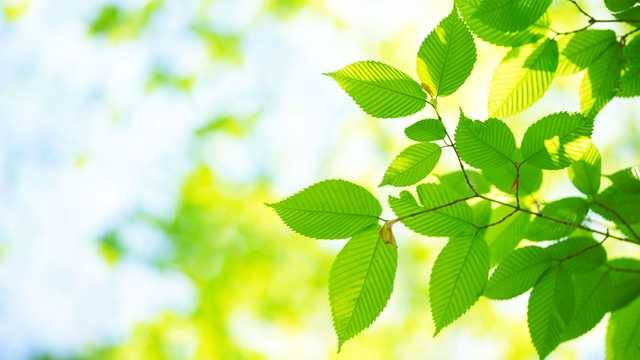
%> input picture matlab low image processing/27658832_334302630401052_1965109103_n.jpg, 640 x 360 px
$ octave edge_detection.m   (GNU Octave 9; MATLAB toolbox functions it lacks are replaced by stand-ins)
%> lines starting %> are read from the running program, lines starting %| are printed output that depends on the picture; in (x1, y1, x2, y2) boxes, pixels count from 0 and x2, y2 are one past the last pixel; in counts of white or black regions, pixels touching at a corner belong together; the program's own positions count from 1
close all;
clear all;
clc;
i = imread('27658832_334302630401052_1965109103_n.jpg');
%> i is the input picture: size 360x640x3 uint8; mean R, G, B 188, 223, 139.2
g = rgb2gray(i);
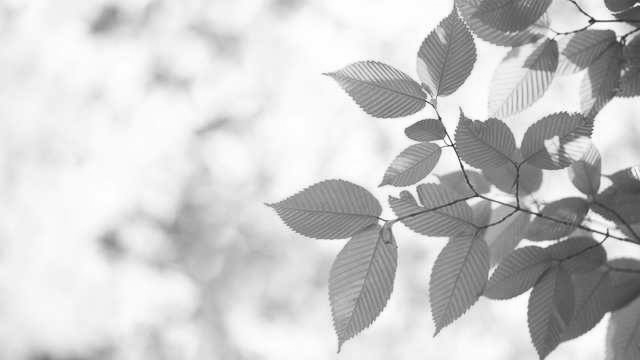
%> g: size 360x640 uint8; min 34, max 255, mean 203
% BW = edge(g,'Canny');
 BW = edge(g,'Canny',.3);
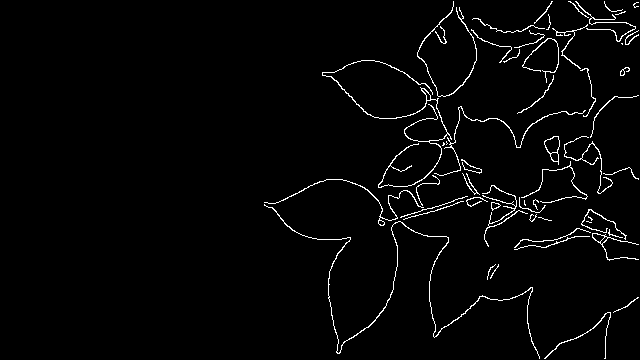
%> BW: size 360x640 logical; 2.5% white in thin lines or dots, all inside (x1, y1, x2, y2) = (264, 1, 639, 359)
% [4 lines of commented-out code are left out]
e = imcomplement(BW);
maskedRgbImage = bsxfun(@times, i, cast(e, 'like', i));
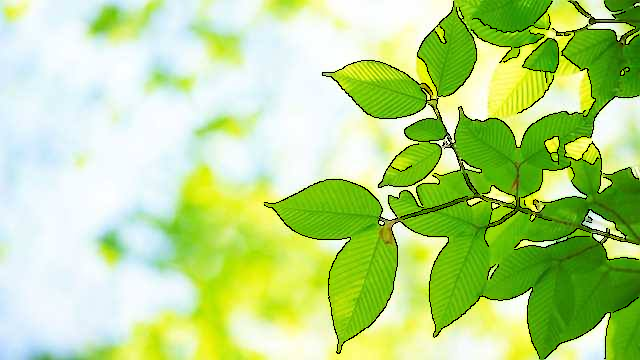
%> maskedRgbImage: size 360x640x3 uint8; mean R, G, B 184, 217.9, 137.4
imshow(maskedRgbImage);

$ run again, with matlab low image processing/627064.jpg copied over matlab low image processing/27658832_334302630401052_1965109103_n.jpg
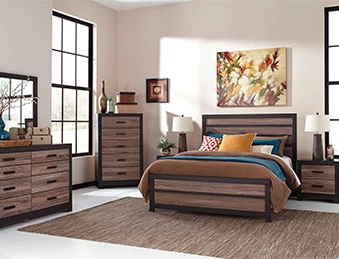
%> input picture matlab low image processing/627064.jpg, 339 x 259 px
%> i is the input picture: size 259x339x3 uint8; mean R, G, B 160.5, 145.4, 137.3
%> `BW = edge(g,'Canny',.3);`:
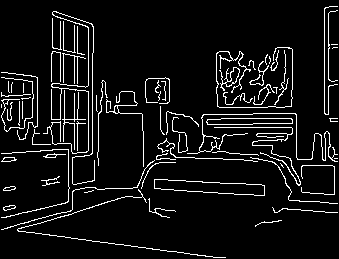
%> BW: size 259x339 logical; 7.3% white in thin lines or dots
%> e: size 259x339 logical; 92.7% white; black in thin lines or dots
%> `maskedRgbImage = bsxfun(@times, i, cast(e, 'like', i));`:
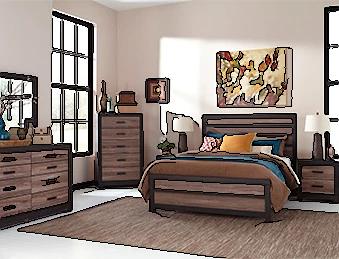
%> maskedRgbImage: size 259x339x3 uint8; mean R, G, B 149.5, 135.4, 127.8

$ run again, with matlab low image processing/edge detection2.jpg copied over matlab low image processing/27658832_334302630401052_1965109103_n.jpg
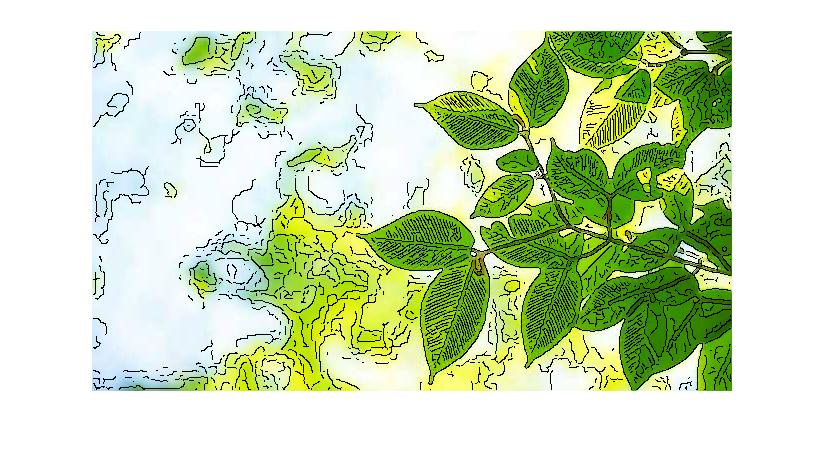
%> input picture matlab low image processing/edge detection2.jpg, 826 x 473 px
%> i is the input picture: size 473x826x3 uint8; mean R, G, B 205.6, 221.3, 185.9
%> `BW = edge(g,'Canny',.3);`:
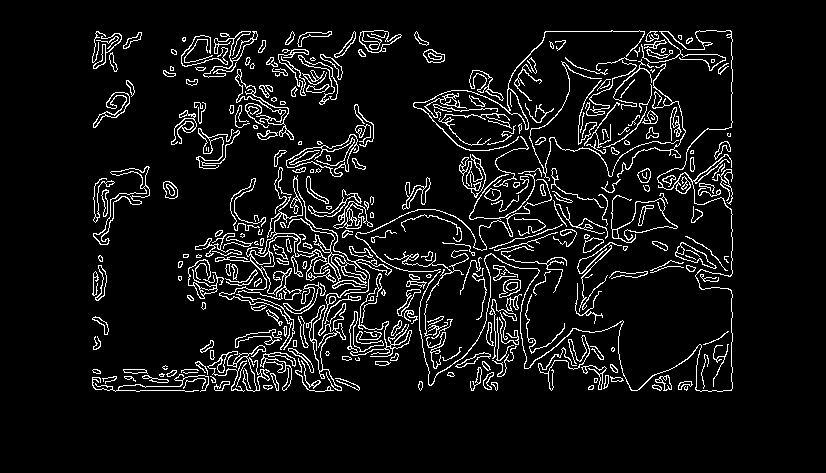
%> BW: size 473x826 logical; 7.5% white in thin lines or dots, all inside (x1, y1, x2, y2) = (92, 30, 733, 392)
%> `maskedRgbImage = bsxfun(@times, i, cast(e, 'like', i));`:
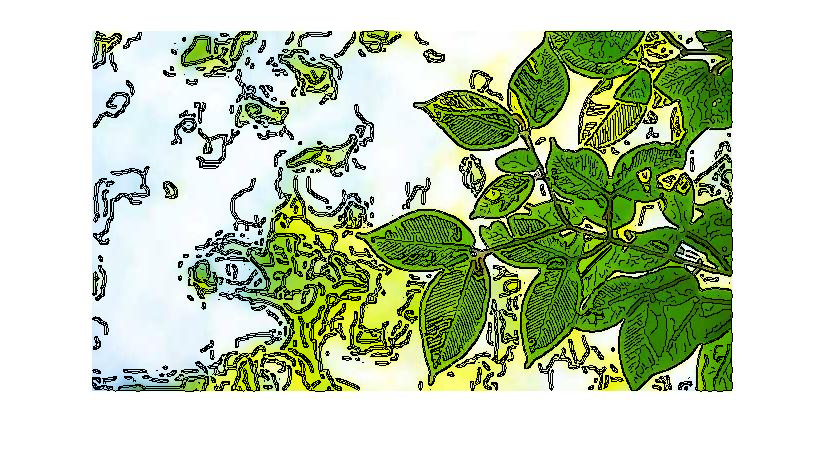
%> maskedRgbImage: size 473x826x3 uint8; mean R, G, B 191.5, 205.4, 175.7
